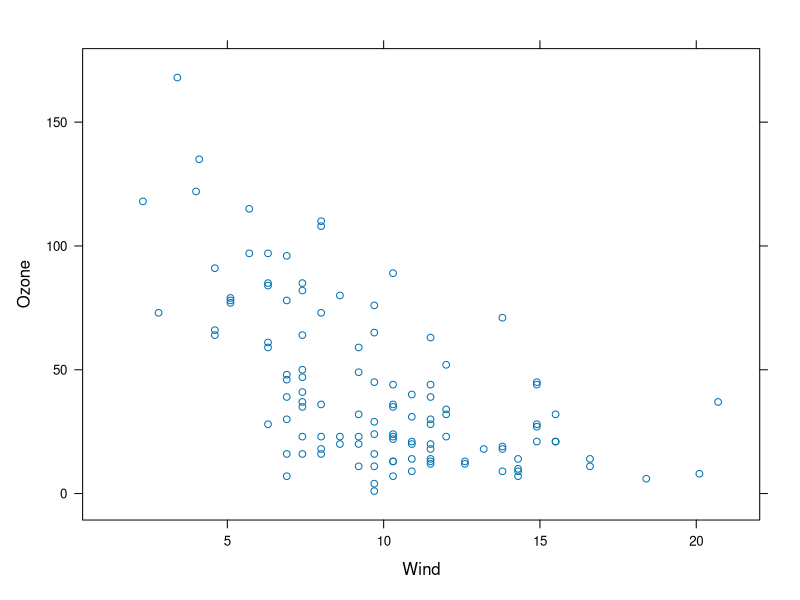
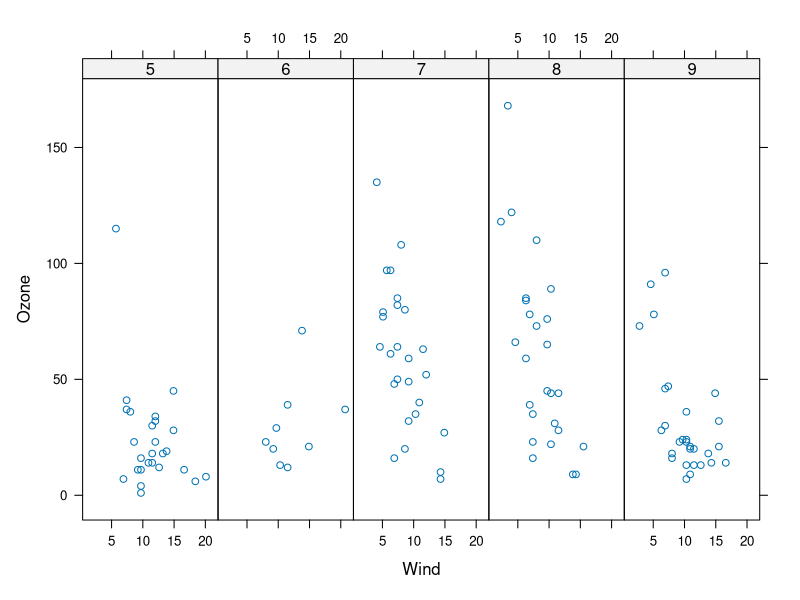
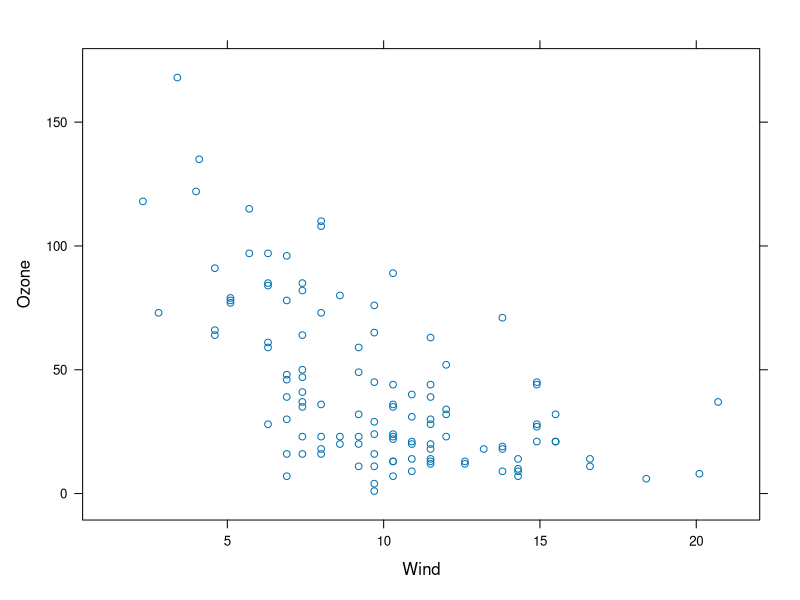
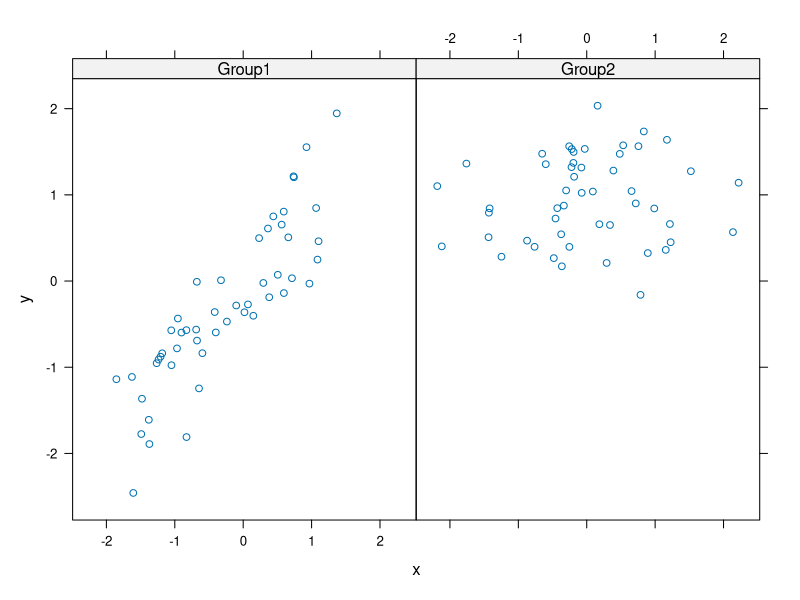
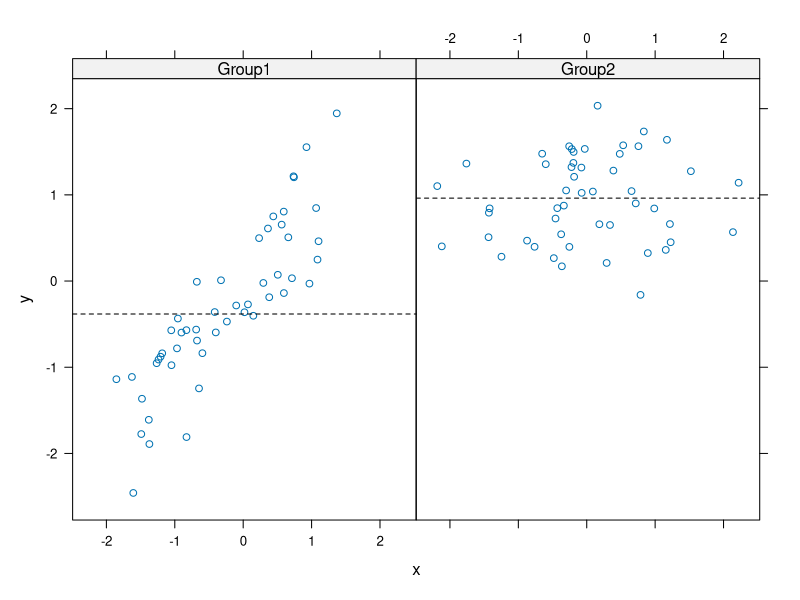
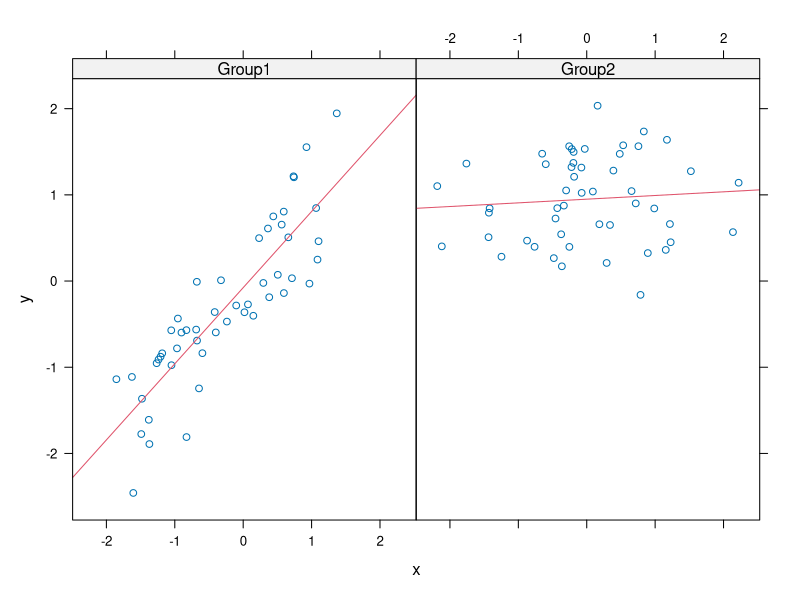

Generate these figures, in order, with R:
library(lattice)
library(datasets)

xyplot(Ozone ~ Wind, data = airquality)

airquality <- transform(airquality, Month = factor(Month))
xyplot(Ozone ~ Wind | Month, data = airquality, layout = c(5, 1))

p <- xyplot(Ozone ~ Wind, data = airquality)
class(p)
print(p)

set.seed(10)
x <- rnorm(100)
f <- rep(0:1, 50)
y <- x + f - f*x + rnorm(100, sd = 0.5)
f <- factor(f, labels = c("Group1", "Group2"))
xyplot(y ~ x | f, layout = c(2, 1))

# Panel functions
xyplot(y ~ x | f, panel = function(x, y, ...) {
  panel.xyplot(x, y, ...)
  panel.abline(h = median(y), lty = 2)
})

xyplot(y ~ x | f, panel = function(x, y, ...) {
  panel.xyplot(x, y, ...)
  panel.lmline(x, y, col = 2)
})
